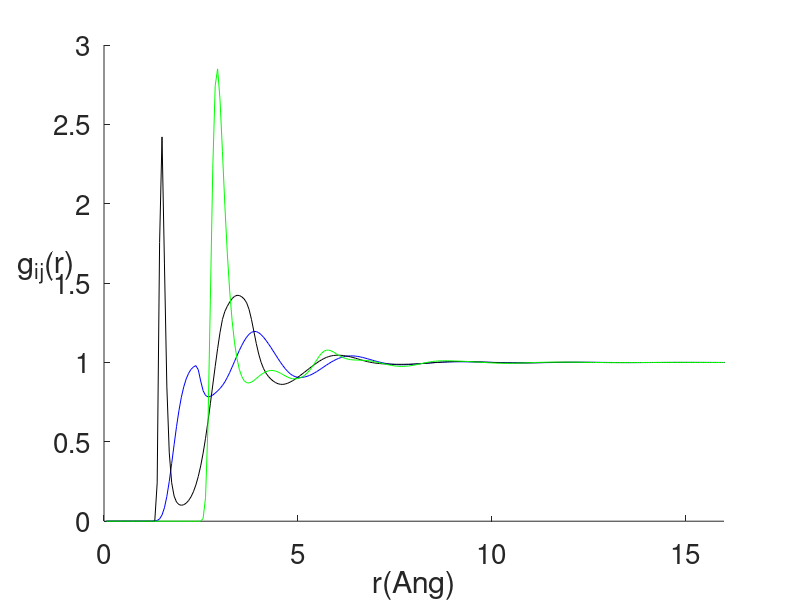

MATLAB code to generate this figure:
function [] = rism1d_solver_charged_spc_h2o_model_hnc
%-----------------------------------------------------------------
% Solves the Reference-interaction site model (RISM) equation for charged
% SPC water three-point model in hypernetted chain approximation
% An interparticle interaction: the Lennard-Jones + Coulomb potentials
% A method: a Picard iteration technique
% Uses: function lf=lsint(f)
%
% Written by Tsogbayar Tsednee (PhD), California State University Northridge 
% Contact: tsog215@gmail.com
% Reference: 
% Date: February 27, 2019
%%%
% Temperature T = 298K & density = 0.03346 A^(-3)
%%%
% ----------------------------------------------------------------
clear;
clc;
format short
Nr = 512; % number of grid point; you may change it
L = 32.0; % grid parameter; you may change it  
dr = L/(Nr+1); % grid parameter
itermax = 4000; tol = 10^(-12); % max number of iteration and tolerance; you may change it
%
alf = 0.750; % convergence accelerating parameter; you may change it
%%%
rho = 0.03346;  % number density in  Ang^(-3); (Ang = angstrom) 
%
%%% SPC/E- water model: Coulomb parameter
gam1 = 100.650;  % plus for H-H atom % gam1 = (1/k_B*T)*(1/4*pi*epsilon_0)*qe_H*qe_H/r
gam2 = 4.*gam1;  % minus for O-O atom
gam3 = -2.*gam1; % plus for H-O
%%%
gam11 = gam1; gam12 = gam3; gam13 = gam1;
gam22 = gam2; gam23 = gam3; gam33 = gam1;
%
aa = 1.000000; % parameter in Coulomb potential 
%
%%% SPC/E- water model: LJ parameter
sigma11 = 0.400;  % Ang for H: sigma_1 = 0.4Ang (Ang = angstrom)
sigma22 = 3.166;  % Ang for O: sigma_3 = 3.166Ang 
sigma33 = 0.400;  % Ang for H: sigma_2 = 0.4Ang
sigma12 = 0.5*(sigma11+sigma22);
sigma13 = 0.5*(sigma11+sigma33);
sigma23 = 0.5*(sigma22+sigma33);
%
ell_12 = 1.000; % ell = 1.0Ang between O-H
ell_13 = 1.633; % ell = 1.633Ang between H-H  
ell_23 = 1.000; % ell = 1.0Ang between O-H 
%%%
T_red_1 = 12.87; % eps_1 = 0.0460 kcal/mol & (0.0019872041/0.0460)*298 = 12.87 for H atom & at T = 298K
T_red_2 = 3.811; % eps_3 = 0.1554 kcal/mol & (0.0019872041/0.1554)*298 = 3.811 for O atom & at T = 298K
T_red_3 = 12.87; % eps_2 = 0.0460 kcal/mol & 12.87 for H atom & at T = 298K 
T_red_12 = sqrt(T_red_1*T_red_2);
T_red_13 = sqrt(T_red_1*T_red_3);
T_red_23 = sqrt(T_red_2*T_red_3);
%%%
r = zeros(Nr,1); 
r1 = zeros(Nr,1); r2 = zeros(Nr,1); r3 = zeros(Nr,1); 
r12 = zeros(Nr,1); r13 = zeros(Nr,1); r23 = zeros(Nr,1);
%
u11_lj = zeros(Nr,1); u22_lj = zeros(Nr,1); u33_lj = zeros(Nr,1); 
u12_lj = zeros(Nr,1); u13_lj = zeros(Nr,1); u23_lj = zeros(Nr,1);
%
u11_lr = zeros(Nr,1); u22_lr = zeros(Nr,1); u33_lr = zeros(Nr,1); 
u12_lr = zeros(Nr,1); u13_lr = zeros(Nr,1); u23_lr = zeros(Nr,1);
%
u11_sr = zeros(Nr,1); u22_sr = zeros(Nr,1); u33_sr = zeros(Nr,1); 
u12_sr = zeros(Nr,1); u13_sr = zeros(Nr,1); u23_sr = zeros(Nr,1);
%
c11_sr = zeros(Nr,1); c22_sr = zeros(Nr,1); c33_sr = zeros(Nr,1);
c12_sr = zeros(Nr,1); c13_sr = zeros(Nr,1); c23_sr = zeros(Nr,1);
%
for i = 1:Nr
    r(i) = i*dr;
    r1(i) = r(i)/sigma11;
    r2(i) = r(i)/sigma22;
    r3(i) = r(i)/sigma33;    
    r12(i) = r(i)/sigma12;   
    r13(i) = r(i)/sigma13;
    r23(i) = r(i)/sigma23;       
%
    u11_lj(i) = (4./T_red_1)*( (1./r1(i))^12 - (1./r1(i))^6) ; % LJ potential for H-H
    u11_lr(i) = (gam11/r(i))*erf(aa*r(i));                     % long-range of Coulomb potential for H-H
    u11_sr(i) = (gam11/r(i))*(1.0 - erf(aa*r(i)));             % short-range of Coulomb potential for H-H
    c11_sr(i) = exp( -u11_lj(i) -u11_sr(i) )  - 1. ;    
%
    u22_lj(i) = (4./T_red_2)*( (1./r2(i))^12 - (1./r2(i))^6) ;
    u22_lr(i) = (gam22/r(i))*erf(aa*r(i)); 
    u22_sr(i) = (gam22/r(i))*(1.0 - erf(aa*r(i)));
    c22_sr(i) = exp( -u22_lj(i) -u22_sr(i) )  - 1. ;
%
    u33_lj(i) = (4./T_red_3)*( (1./r3(i))^12 - (1./r3(i))^6) ;
    u33_lr(i) = (gam33/r(i))*erf(aa*r(i)); 
    u33_sr(i) = (gam33/r(i))*(1.0 - erf(aa*r(i)));
    c33_sr(i) = exp( -u33_lj(i) -u33_sr(i) )  - 1. ;
%
    u12_lj(i) = (4./T_red_12)*( (1./r12(i))^12 - (1./r12(i))^6) ;
    u12_lr(i) = (gam12/r(i))*erf(aa*r(i));  
    u12_sr(i) = (gam12/r(i))*(1.0 - erf(aa*r(i)));
    c12_sr(i) = exp( -u12_lj(i) -u12_sr(i) )  - 1. ; 
%
    u13_lj(i) = (4./T_red_13)*( (1./r13(i))^12 - (1./r13(i))^6) ;
    u13_lr(i) = (gam13/r(i))*erf(aa*r(i));  
    u13_sr(i) = (gam13/r(i))*(1.0 - erf(aa*r(i)));
    c13_sr(i) = exp( -u13_lj(i) -u13_sr(i) )  - 1. ; 
%
    u23_lj(i) = (4./T_red_23)*( (1./r23(i))^12 - (1./r23(i))^6) ;
    u23_lr(i) = (gam23/r(i))*erf(aa*r(i));  
    u23_sr(i) = (gam23/r(i))*(1.0 - erf(aa*r(i)));
    c23_sr(i) = exp( -u23_lj(i) -u23_sr(i) )  - 1. ; 
end
%%%
%%%
h11_k_old = 0.;
h12_k_old = 0.;
h13_k_old = 0.;
h22_k_old = 0.;
h23_k_old = 0.;
h33_k_old = 0.;
%
Nk = Nr; j = (1:1:Nk)'; ii = (1:1:Nr)'; dk = pi/L; k = (j*dk);
%
w12_k = sin(k.*ell_12)./(k.*ell_12); % w(k) for H-O
w13_k = sin(k.*ell_13)./(k.*ell_13); % w(k) for H-H
w23_k = sin(k.*ell_23)./(k.*ell_23); % w(k) for O-H
%%%
c11_k_sr = 4*pi*(dr^3*(Nr+1)./pi).*lsint(c11_sr.*ii)./j;
c12_k_sr = 4*pi*(dr^3*(Nr+1)./pi).*lsint(c12_sr.*ii)./j;
c13_k_sr = 4*pi*(dr^3*(Nr+1)./pi).*lsint(c13_sr.*ii)./j;
c22_k_sr = 4*pi*(dr^3*(Nr+1)./pi).*lsint(c22_sr.*ii)./j;
c23_k_sr = 4*pi*(dr^3*(Nr+1)./pi).*lsint(c23_sr.*ii)./j;
c33_k_sr = 4*pi*(dr^3*(Nr+1)./pi).*lsint(c33_sr.*ii)./j;
%
u11_k_lr = (4.*pi*gam11./k.^2).*exp(-k.^2./(4.*aa^2)); % for (gamma/r)*(1.-exp(-aa*r))
u12_k_lr = (4.*pi*gam12./k.^2).*exp(-k.^2./(4.*aa^2)); % for (gamma/r)*(1.-exp(-aa*r))
u13_k_lr = (4.*pi*gam13./k.^2).*exp(-k.^2./(4.*aa^2)); % for (gamma/r)*(1.-exp(-aa*r))
u22_k_lr = (4.*pi*gam22./k.^2).*exp(-k.^2./(4.*aa^2)); % for (gamma/r)*(1.-exp(-aa*r))
u23_k_lr = (4.*pi*gam23./k.^2).*exp(-k.^2./(4.*aa^2)); % for (gamma/r)*(1.-exp(-aa*r))
u33_k_lr = (4.*pi*gam33./k.^2).*exp(-k.^2./(4.*aa^2)); % for (gamma/r)*(1.-exp(-aa*r))
%
c11_k = c11_k_sr - u11_k_lr;
c12_k = c12_k_sr - u12_k_lr;
c13_k = c13_k_sr - u13_k_lr;
c22_k = c22_k_sr - u22_k_lr;
c23_k = c23_k_sr - u23_k_lr;
c33_k = c33_k_sr - u33_k_lr;
%
%--------linear albegra calculation begins -------------------
%%%
d11 = 1. - c12_k.*rho.*w12_k - c13_k.*rho.*w13_k - c11_k.*rho; % 1st element of [I-rho*w_k*w_k] matrix with size 3x3
d12 = -c12_k.*rho - c22_k.*rho.*w12_k - c23_k.*rho.*w13_k;
d13 = -c13_k.*rho - c23_k.*rho.*w12_k - c33_k.*rho.*w13_k;
%
d21 = -c12_k.*rho - c11_k.*rho.*w12_k - c13_k.*rho.*w23_k;
d22 = 1. - c12_k.*rho.*w12_k - c23_k.*rho.*w23_k - c22_k.*rho;
d23 = -c23_k.*rho - c13_k.*rho.*w12_k - c33_k.*rho.*w23_k;
%
d31 = - c13_k.*rho - c11_k.*rho.*w13_k - c12_k.*rho.*w23_k;
d32 = - c23_k.*rho - c12_k.*rho.*w13_k - c22_k.*rho.*w23_k;
d33 = 1. - c13_k.*rho.*w13_k - c23_k.*rho.*w23_k - c33_k.*rho;
%
Det_k = d11.*d22.*d33 - d11.*d23.*d32 - d12.*d21.*d33 + d12.*d23.*d31 + d13.*d21.*d32 - d13.*d22.*d31; % det[I-rho*w_k*w_k]
%
D11_k = (d22.*d33 - d23.*d32)./Det_k; D12_k = -(d12.*d33 - d13.*d32)./Det_k; D13_k = (d12.*d23 - d13.*d22)./Det_k; % [I-rho*w_k*w_k]^(-1)
D21_k = -(d21.*d33 - d23.*d31)./Det_k; D22_k = (d11.*d33 - d13.*d31)./Det_k; D23_k = -(d11.*d23 - d13.*d21)./Det_k;
D31_k = (d21.*d32 - d22.*d31)./Det_k; D32_k = -(d11.*d32 - d12.*d31)./Det_k; D33_k = (d11.*d22 - d12.*d21)./Det_k;
%%%
h11_k = w12_k.*(c12_k.*(D11_k + D12_k.*w12_k + D13_k.*w13_k) + c22_k.*(D12_k + D11_k.*w12_k + D13_k.*w23_k) + ...
        c23_k.*(D13_k + D11_k.*w13_k + D12_k.*w23_k)) + w13_k.*(c13_k.*(D11_k + D12_k.*w12_k + D13_k.*w13_k) + ...
        c23_k.*(D12_k + D11_k.*w12_k + D13_k.*w23_k) + c33_k.*(D13_k + D11_k.*w13_k + D12_k.*w23_k)) + ...
        c11_k.*(D11_k + D12_k.*w12_k + D13_k.*w13_k) + c12_k.*(D12_k + D11_k.*w12_k + D13_k.*w23_k) + c13_k.*(D13_k + D11_k.*w13_k + D12_k.*w23_k); 
h11_k_new = h11_k;
h11_k_n = alf.*h11_k_new + (1.-alf).*h11_k_old;
%
h12_k = w12_k.*(c11_k.*(D11_k + D12_k.*w12_k + D13_k.*w13_k) + c12_k.*(D12_k + D11_k.*w12_k + D13_k.*w23_k) + ...
        c13_k.*(D13_k + D11_k.*w13_k + D12_k.*w23_k)) + w23_k.*(c13_k.*(D11_k + D12_k.*w12_k + D13_k.*w13_k) + ...
        c23_k.*(D12_k + D11_k.*w12_k + D13_k.*w23_k) + c33_k.*(D13_k + D11_k.*w13_k + D12_k.*w23_k)) + ...
        c12_k.*(D11_k + D12_k.*w12_k + D13_k.*w13_k) + c22_k.*(D12_k + D11_k.*w12_k + D13_k.*w23_k) + c23_k.*(D13_k + D11_k.*w13_k + D12_k.*w23_k);
h12_k_new = h12_k;
h12_k_n = alf.*h12_k_new + (1.-alf).*h12_k_old;
%
h13_k = w13_k.*(c11_k.*(D11_k + D12_k.*w12_k + D13_k.*w13_k) + c12_k.*(D12_k + D11_k.*w12_k + D13_k.*w23_k) + ...
        c13_k.*(D13_k + D11_k.*w13_k + D12_k.*w23_k)) + w23_k.*(c12_k.*(D11_k + D12_k.*w12_k + D13_k.*w13_k) + ...
        c22_k.*(D12_k + D11_k.*w12_k + D13_k.*w23_k) + c23_k.*(D13_k + D11_k.*w13_k + D12_k.*w23_k)) + ...
        c13_k.*(D11_k + D12_k.*w12_k + D13_k.*w13_k) + c23_k.*(D12_k + D11_k.*w12_k + D13_k.*w23_k) + c33_k.*(D13_k + D11_k.*w13_k + D12_k.*w23_k);
h13_k_new = h13_k;
h13_k_n = alf.*h13_k_new + (1.-alf).*h13_k_old;    
%   
h22_k = w12_k.*(c11_k.*(D21_k + D22_k.*w12_k + D23_k.*w13_k) + c12_k.*(D22_k + D21_k.*w12_k + D23_k.*w23_k) + ...
        c13_k.*(D23_k + D21_k.*w13_k + D22_k.*w23_k)) + w23_k.*(c13_k.*(D21_k + D22_k.*w12_k + D23_k.*w13_k) + ...
        c23_k.*(D22_k + D21_k.*w12_k + D23_k.*w23_k) + c33_k.*(D23_k + D21_k.*w13_k + D22_k.*w23_k)) + ...
        c12_k.*(D21_k + D22_k.*w12_k + D23_k.*w13_k) + c22_k.*(D22_k + D21_k.*w12_k + D23_k.*w23_k) + c23_k.*(D23_k + D21_k.*w13_k + D22_k.*w23_k);
h22_k_new = h22_k;
h22_k_n = alf.*h22_k_new + (1.-alf).*h22_k_old;    
%
h23_k = w13_k.*(c11_k.*(D21_k + D22_k.*w12_k + D23_k.*w13_k) + c12_k.*(D22_k + D21_k.*w12_k + D23_k.*w23_k) + ...
        c13_k.*(D23_k + D21_k.*w13_k + D22_k.*w23_k)) + w23_k.*(c12_k.*(D21_k + D22_k.*w12_k + D23_k.*w13_k) + ...
        c22_k.*(D22_k + D21_k.*w12_k + D23_k.*w23_k) + c23_k.*(D23_k + D21_k.*w13_k + D22_k.*w23_k)) + ...
        c13_k.*(D21_k + D22_k.*w12_k + D23_k.*w13_k) + c23_k.*(D22_k + D21_k.*w12_k + D23_k.*w23_k) + c33_k.*(D23_k + D21_k.*w13_k + D22_k.*w23_k); 
h23_k_new = h23_k;
h23_k_n = alf.*h23_k_new + (1.-alf).*h23_k_old;    
%    
h33_k = w13_k.*(c11_k.*(D31_k + D32_k.*w12_k + D33_k.*w13_k) + c12_k.*(D32_k + D31_k.*w12_k + D33_k.*w23_k) + ...
        c13_k.*(D33_k + D31_k.*w13_k + D32_k.*w23_k)) + w23_k.*(c12_k.*(D31_k + D32_k.*w12_k + D33_k.*w13_k) + ...
        c22_k.*(D32_k + D31_k.*w12_k + D33_k.*w23_k) + c23_k.*(D33_k + D31_k.*w13_k + D32_k.*w23_k)) + ...
        c13_k.*(D31_k + D32_k.*w12_k + D33_k.*w13_k) + c23_k.*(D32_k + D31_k.*w12_k + D33_k.*w23_k) + c33_k.*(D33_k + D31_k.*w13_k + D32_k.*w23_k);
h33_k_new = h33_k;
h33_k_n = alf.*h33_k_new + (1.-alf).*h33_k_old;
%%%
%
%--------linear albegra calculation ends -------------------
%%%
% compute c(r) and h(r) 
h11_r = (1./(2*pi)^(3))*4*pi.*(pi^2./(ii.*(Nr+1)^2.*dr^3)).*lsint(h11_k_n.*j);
h12_r = (1./(2*pi)^(3))*4*pi.*(pi^2./(ii.*(Nr+1)^2.*dr^3)).*lsint(h12_k_n.*j);
h13_r = (1./(2*pi)^(3))*4*pi.*(pi^2./(ii.*(Nr+1)^2.*dr^3)).*lsint(h13_k_n.*j);
h22_r = (1./(2*pi)^(3))*4*pi.*(pi^2./(ii.*(Nr+1)^2.*dr^3)).*lsint(h22_k_n.*j);
h23_r = (1./(2*pi)^(3))*4*pi.*(pi^2./(ii.*(Nr+1)^2.*dr^3)).*lsint(h23_k_n.*j);
h33_r = (1./(2*pi)^(3))*4*pi.*(pi^2./(ii.*(Nr+1)^2.*dr^3)).*lsint(h33_k_n.*j);
%
c11_sr = (1./(2*pi)^(3))*4*pi.*(pi^2./(ii.*(Nr+1)^2.*dr^3)).*lsint(c11_k_sr.*j);
c12_sr = (1./(2*pi)^(3))*4*pi.*(pi^2./(ii.*(Nr+1)^2.*dr^3)).*lsint(c12_k_sr.*j);
c13_sr = (1./(2*pi)^(3))*4*pi.*(pi^2./(ii.*(Nr+1)^2.*dr^3)).*lsint(c13_k_sr.*j);
c22_sr = (1./(2*pi)^(3))*4*pi.*(pi^2./(ii.*(Nr+1)^2.*dr^3)).*lsint(c22_k_sr.*j);
c23_sr = (1./(2*pi)^(3))*4*pi.*(pi^2./(ii.*(Nr+1)^2.*dr^3)).*lsint(c23_k_sr.*j);
c33_sr = (1./(2*pi)^(3))*4*pi.*(pi^2./(ii.*(Nr+1)^2.*dr^3)).*lsint(c33_k_sr.*j);
%%%
G11_sr = h11_r - c11_sr; % indirect correlation functions
G12_sr = h12_r - c12_sr;
G13_sr = h13_r - c13_sr;
G22_sr = h22_r - c22_sr;
G23_sr = h23_r - c23_sr;
G33_sr = h33_r - c33_sr;
%
%Iflag = 0.;  % converfence flag, 1 indicates convergence
%
for iter = 2:itermax
%
    iter
% iteration 2
    G11_sr_old = G11_sr;
    G12_sr_old = G12_sr;
    G13_sr_old = G13_sr;    
    G22_sr_old = G22_sr;
    G23_sr_old = G23_sr;    
    G33_sr_old = G33_sr;    
%%%
    c11_sr_old = exp(-u11_lj -u11_sr + G11_sr_old ) - G11_sr_old - 1. ;    
    c12_sr_old = exp(-u12_lj -u12_sr + G12_sr_old ) - G12_sr_old - 1. ;    
    c13_sr_old = exp(-u13_lj -u13_sr + G13_sr_old ) - G13_sr_old - 1. ;        
    c22_sr_old = exp(-u22_lj -u22_sr + G22_sr_old ) - G22_sr_old - 1. ;  
    c23_sr_old = exp(-u23_lj -u23_sr + G23_sr_old ) - G23_sr_old - 1. ;  
    c33_sr_old = exp(-u33_lj -u33_sr + G33_sr_old ) - G33_sr_old - 1. ;      
%%%
    c11_k_sr = 4*pi*(dr^3*(Nr+1)./pi).*lsint(c11_sr_old.*ii)./j;
    c12_k_sr = 4*pi*(dr^3*(Nr+1)./pi).*lsint(c12_sr_old.*ii)./j;
    c13_k_sr = 4*pi*(dr^3*(Nr+1)./pi).*lsint(c13_sr_old.*ii)./j;
    c22_k_sr = 4*pi*(dr^3*(Nr+1)./pi).*lsint(c22_sr_old.*ii)./j;
    c23_k_sr = 4*pi*(dr^3*(Nr+1)./pi).*lsint(c23_sr_old.*ii)./j;
    c33_k_sr = 4*pi*(dr^3*(Nr+1)./pi).*lsint(c33_sr_old.*ii)./j;
%%%    
    c11_k = c11_k_sr - u11_k_lr;
    c12_k = c12_k_sr - u12_k_lr;
    c13_k = c13_k_sr - u13_k_lr;    
    c22_k = c22_k_sr - u22_k_lr;
    c23_k = c23_k_sr - u23_k_lr;    
    c33_k = c33_k_sr - u33_k_lr;
%%%
%
%--------linear albegra calculation begins -------------------
%
    d11 = 1. - c12_k.*rho.*w12_k - c13_k.*rho.*w13_k - c11_k.*rho; % 1st element of [I-rho*w_k*w_k] matrix
    d12 = -c12_k.*rho - c22_k.*rho.*w12_k - c23_k.*rho.*w13_k;
    d13 = -c13_k.*rho - c23_k.*rho.*w12_k - c33_k.*rho.*w13_k;
%
    d21 = -c12_k.*rho - c11_k.*rho.*w12_k - c13_k.*rho.*w23_k;
    d22 = 1. - c12_k.*rho.*w12_k - c23_k.*rho.*w23_k - c22_k.*rho;
    d23 = -c23_k.*rho - c13_k.*rho.*w12_k - c33_k.*rho.*w23_k;
%
    d31 = - c13_k.*rho - c11_k.*rho.*w13_k - c12_k.*rho.*w23_k;
    d32 = - c23_k.*rho - c12_k.*rho.*w13_k - c22_k.*rho.*w23_k;
    d33 = 1. - c13_k.*rho.*w13_k - c23_k.*rho.*w23_k - c33_k.*rho;
%
    Det_k = d11.*d22.*d33 - d11.*d23.*d32 - d12.*d21.*d33 + d12.*d23.*d31 + d13.*d21.*d32 - d13.*d22.*d31; % det[I-rho*w_k*w_k]
%
    D11_k = (d22.*d33 - d23.*d32)./Det_k; D12_k = -(d12.*d33 - d13.*d32)./Det_k; D13_k = (d12.*d23 - d13.*d22)./Det_k; % [I-rho*w_k*w_k]^(-1)
    D21_k = -(d21.*d33 - d23.*d31)./Det_k; D22_k = (d11.*d33 - d13.*d31)./Det_k; D23_k = -(d11.*d23 - d13.*d21)./Det_k;
    D31_k = (d21.*d32 - d22.*d31)./Det_k; D32_k = -(d11.*d32 - d12.*d31)./Det_k; D33_k = (d11.*d22 - d12.*d21)./Det_k;
%%%
    h11_k = w12_k.*(c12_k.*(D11_k + D12_k.*w12_k + D13_k.*w13_k) + c22_k.*(D12_k + D11_k.*w12_k + D13_k.*w23_k) + ...
            c23_k.*(D13_k + D11_k.*w13_k + D12_k.*w23_k)) + w13_k.*(c13_k.*(D11_k + D12_k.*w12_k + D13_k.*w13_k) + ...
            c23_k.*(D12_k + D11_k.*w12_k + D13_k.*w23_k) + c33_k.*(D13_k + D11_k.*w13_k + D12_k.*w23_k)) + ...
            c11_k.*(D11_k + D12_k.*w12_k + D13_k.*w13_k) + c12_k.*(D12_k + D11_k.*w12_k + D13_k.*w23_k) + c13_k.*(D13_k + D11_k.*w13_k + D12_k.*w23_k); 
    h11_k_old = h11_k_n;
    h11_k_new = h11_k;
    h11_k_n = alf.*h11_k_new + (1.-alf).*h11_k_old;   
%
    h12_k = w12_k.*(c11_k.*(D11_k + D12_k.*w12_k + D13_k.*w13_k) + c12_k.*(D12_k + D11_k.*w12_k + D13_k.*w23_k) + ...
            c13_k.*(D13_k + D11_k.*w13_k + D12_k.*w23_k)) + w23_k.*(c13_k.*(D11_k + D12_k.*w12_k + D13_k.*w13_k) + ...
            c23_k.*(D12_k + D11_k.*w12_k + D13_k.*w23_k) + c33_k.*(D13_k + D11_k.*w13_k + D12_k.*w23_k)) + ...
            c12_k.*(D11_k + D12_k.*w12_k + D13_k.*w13_k) + c22_k.*(D12_k + D11_k.*w12_k + D13_k.*w23_k) + c23_k.*(D13_k + D11_k.*w13_k + D12_k.*w23_k);
    h12_k_old = h12_k_n;        
    h12_k_new = h12_k;
    h12_k_n = alf.*h12_k_new + (1.-alf).*h12_k_old;
%
    h13_k = w13_k.*(c11_k.*(D11_k + D12_k.*w12_k + D13_k.*w13_k) + c12_k.*(D12_k + D11_k.*w12_k + D13_k.*w23_k) + ...
            c13_k.*(D13_k + D11_k.*w13_k + D12_k.*w23_k)) + w23_k.*(c12_k.*(D11_k + D12_k.*w12_k + D13_k.*w13_k) + ...
            c22_k.*(D12_k + D11_k.*w12_k + D13_k.*w23_k) + c23_k.*(D13_k + D11_k.*w13_k + D12_k.*w23_k)) + ...
            c13_k.*(D11_k + D12_k.*w12_k + D13_k.*w13_k) + c23_k.*(D12_k + D11_k.*w12_k + D13_k.*w23_k) + c33_k.*(D13_k + D11_k.*w13_k + D12_k.*w23_k);
    h13_k_old = h13_k_n;        
    h13_k_new = h13_k;
    h13_k_n = alf.*h13_k_new + (1.-alf).*h13_k_old;    
%
    h22_k = w12_k.*(c11_k.*(D21_k + D22_k.*w12_k + D23_k.*w13_k) + c12_k.*(D22_k + D21_k.*w12_k + D23_k.*w23_k) + ...
            c13_k.*(D23_k + D21_k.*w13_k + D22_k.*w23_k)) + w23_k.*(c13_k.*(D21_k + D22_k.*w12_k + D23_k.*w13_k) + ...
            c23_k.*(D22_k + D21_k.*w12_k + D23_k.*w23_k) + c33_k.*(D23_k + D21_k.*w13_k + D22_k.*w23_k)) + ...
           c12_k.*(D21_k + D22_k.*w12_k + D23_k.*w13_k) + c22_k.*(D22_k + D21_k.*w12_k + D23_k.*w23_k) + c23_k.*(D23_k + D21_k.*w13_k + D22_k.*w23_k);
    h22_k_old = h22_k_n;       
    h22_k_new = h22_k;
    h22_k_n = alf.*h22_k_new + (1.-alf).*h22_k_old;    
%
    h23_k = w13_k.*(c11_k.*(D21_k + D22_k.*w12_k + D23_k.*w13_k) + c12_k.*(D22_k + D21_k.*w12_k + D23_k.*w23_k) + ...
             c13_k.*(D23_k + D21_k.*w13_k + D22_k.*w23_k)) + w23_k.*(c12_k.*(D21_k + D22_k.*w12_k + D23_k.*w13_k) + ...
             c22_k.*(D22_k + D21_k.*w12_k + D23_k.*w23_k) + c23_k.*(D23_k + D21_k.*w13_k + D22_k.*w23_k)) + ...
             c13_k.*(D21_k + D22_k.*w12_k + D23_k.*w13_k) + c23_k.*(D22_k + D21_k.*w12_k + D23_k.*w23_k) + c33_k.*(D23_k + D21_k.*w13_k + D22_k.*w23_k); 
    h23_k_old = h23_k_n;         
    h23_k_new = h23_k;
    h23_k_n = alf.*h23_k_new + (1.-alf).*h23_k_old;    
%    
    h33_k = w13_k.*(c11_k.*(D31_k + D32_k.*w12_k + D33_k.*w13_k) + c12_k.*(D32_k + D31_k.*w12_k + D33_k.*w23_k) + ...
            c13_k.*(D33_k + D31_k.*w13_k + D32_k.*w23_k)) + w23_k.*(c12_k.*(D31_k + D32_k.*w12_k + D33_k.*w13_k) + ...
             c22_k.*(D32_k + D31_k.*w12_k + D33_k.*w23_k) + c23_k.*(D33_k + D31_k.*w13_k + D32_k.*w23_k)) + ...
             c13_k.*(D31_k + D32_k.*w12_k + D33_k.*w13_k) + c23_k.*(D32_k + D31_k.*w12_k + D33_k.*w23_k) + c33_k.*(D33_k + D31_k.*w13_k + D32_k.*w23_k);
    h33_k_old = h33_k_n;         
    h33_k_new = h33_k;
    h33_k_n = alf.*h33_k_new + (1.-alf).*h33_k_old;
%%%
%--------linear albegra calculation ends -------------------
%%%
% compute c(r) and h(r) 
    h11_r = (1./(2*pi)^(3))*4*pi.*(pi^2./(ii.*(Nr+1)^2.*dr^3)).*lsint(h11_k_n.*j);
    h12_r = (1./(2*pi)^(3))*4*pi.*(pi^2./(ii.*(Nr+1)^2.*dr^3)).*lsint(h12_k_n.*j);
    h13_r = (1./(2*pi)^(3))*4*pi.*(pi^2./(ii.*(Nr+1)^2.*dr^3)).*lsint(h13_k_n.*j);
    h22_r = (1./(2*pi)^(3))*4*pi.*(pi^2./(ii.*(Nr+1)^2.*dr^3)).*lsint(h22_k_n.*j);
    h23_r = (1./(2*pi)^(3))*4*pi.*(pi^2./(ii.*(Nr+1)^2.*dr^3)).*lsint(h23_k_n.*j);
    h33_r = (1./(2*pi)^(3))*4*pi.*(pi^2./(ii.*(Nr+1)^2.*dr^3)).*lsint(h33_k_n.*j);
%
    c11_sr = (1./(2*pi)^(3))*4*pi.*(pi^2./(ii.*(Nr+1)^2.*dr^3)).*lsint(c11_k_sr.*j);
    c12_sr = (1./(2*pi)^(3))*4*pi.*(pi^2./(ii.*(Nr+1)^2.*dr^3)).*lsint(c12_k_sr.*j);
    c13_sr = (1./(2*pi)^(3))*4*pi.*(pi^2./(ii.*(Nr+1)^2.*dr^3)).*lsint(c13_k_sr.*j);
    c22_sr = (1./(2*pi)^(3))*4*pi.*(pi^2./(ii.*(Nr+1)^2.*dr^3)).*lsint(c22_k_sr.*j);
    c23_sr = (1./(2*pi)^(3))*4*pi.*(pi^2./(ii.*(Nr+1)^2.*dr^3)).*lsint(c23_k_sr.*j);
    c33_sr = (1./(2*pi)^(3))*4*pi.*(pi^2./(ii.*(Nr+1)^2.*dr^3)).*lsint(c33_k_sr.*j);
%%%
    G11_sr = h11_r - c11_sr;
    G12_sr = h12_r - c12_sr;
    G13_sr = h13_r - c13_sr;
    G22_sr = h22_r - c22_sr;
    G23_sr = h23_r - c23_sr;
    G33_sr = h33_r - c33_sr;
 %%%
    G11_sr_new = G11_sr; % indirect cf
    G12_sr_new = G12_sr;
    G13_sr_new = G13_sr;    
    G22_sr_new = G22_sr;
    G23_sr_new = G23_sr;    
    G33_sr_new = G33_sr;
%%%
    cor = rms(G11_sr_new - G11_sr_old) + rms(G12_sr_new - G12_sr_old) + ...
          rms(G13_sr_new - G13_sr_old) + rms(G22_sr_new - G22_sr_old) + ...
          rms(G23_sr_new - G23_sr_old) + rms(G33_sr_new - G33_sr_old); 
%%%
    if (abs(cor) < tol);
          Iflag = 1.
          break
    end
%
    G11_sr = G11_sr_new;
    G12_sr = G12_sr_new;
    G13_sr = G13_sr_new;    
    G22_sr = G22_sr_new;   
    G23_sr = G23_sr_new;  
    G33_sr = G33_sr_new;       
%  
end
%%%
figure(1) % plots for radial distribution functions for each site-site
hold on
plot(r, h11_r+1, 'b')  % for H-H
plot(r, h12_r+1, 'k')  % for H-O
plot(r, h22_r+1, 'g')  % for O-O 
hold off
axis([0. 16. 0.000 3.00])
set(gca,'FontSize',20)
xlabel('r(Ang)') % ,'fontsize',16
ylabel('g_{ij}(r)','Rotation', 1) %

return
end

%%%
% A function lsint.m is taken from C.T. Kelley, B. M. Pettitt, 
%                      J. Chmp. Phys. \textbf{197}, 491 (2004)
% LSINT
% Fast sine transform with MATLAB's FFT.
%
function lf=lsint(f)
n=length(f);
ft=-fft([0,f']',2*n+2);
lf=imag(ft(2:n+1));
%
return
end

